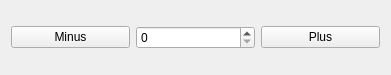
<?xml version="1.0" encoding="UTF-8"?>
<ui version="4.0">
 <class>Widget</class>
 <widget class="QWidget" name="Widget">
  <property name="geometry">
   <rect>
    <x>0</x>
    <y>0</y>
    <width>391</width>
    <height>75</height>
   </rect>
  </property>
  <property name="windowTitle">
   <string>Form</string>
  </property>
  <layout class="QHBoxLayout" name="horizontalLayout_2">
   <item>
    <layout class="QHBoxLayout" name="horizontalLayout">
     <item>
      <widget class="QPushButton" name="minus_button">
       <property name="text">
        <string>Minus</string>
       </property>
      </widget>
     </item>
     <item>
      <widget class="QSpinBox" name="spin_box"/>
     </item>
     <item>
      <widget class="QPushButton" name="plus_button">
       <property name="text">
        <string>Plus</string>
       </property>
      </widget>
     </item>
    </layout>
   </item>
  </layout>
 </widget>
 <resources/>
 <connections/>
</ui>
